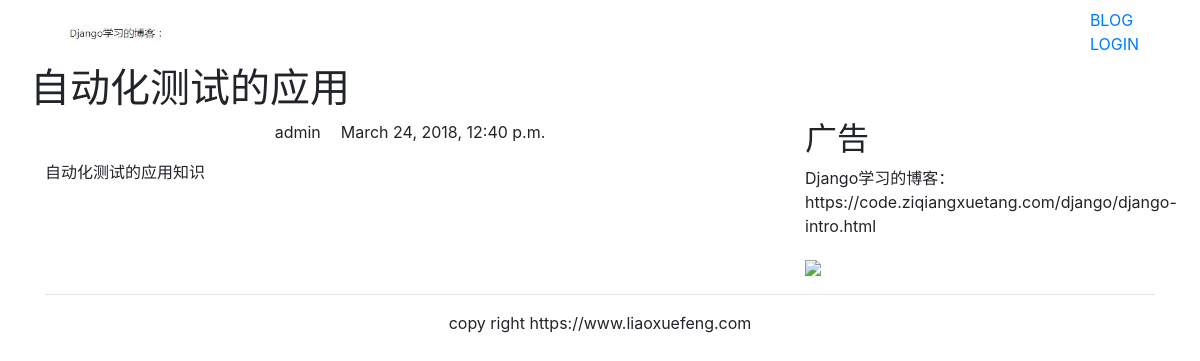
Page /blog/3/ on the earlier database version.
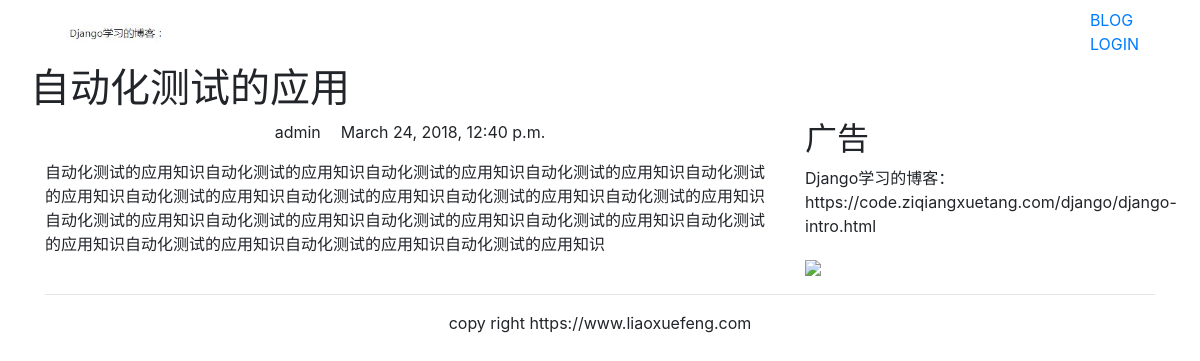
Same page on the later database version.
### blog/models.py (models this page shows, shortened)
class BlogArticles(models.Model):
    title = models.CharField(max_length=300)  # ①
    author = models.ForeignKey(User, related_name="blog_posts", on_delete=models.CASCADE)  # ②
    body = models.TextField()
    publish = models.DateTimeField(default=timezone.now)
    class Meta:  # ③
        ordering = ("-publish",)

### blog/views.py (the view)
# urls.py: url(r'(?P<article_id>\d)/$',views.blog_article,name="blog_detail")
def blog_article(request,article_id):
    article = get_object_or_404(BlogArticles,id=article_id)
    pub = article.publish
    return render(request,"blog/content.html",{"article":article,"publish":pub})

### templates/blog/content.html (shortened to what this page needs)
{% extends "base.html" %}
{% block content %}
<div class="row text-center vertical-middle-sm">
    <h1>{{ article.title }}</h1>
</div>
<div class="row">
    <div class="col-xs-12 col-md-8">
        <p class="text-center"><span>{{ article.author.username }}</span><span style="margin-left:20px">{{ publish }}</span></p>
        <div>{{ article.body }}</div>
    </div>
   <div class="col-xs-6 col-md-4">
       <h2>广告</h2>
       <p>Django学习的博客：https://code.ziqiangxuetang.com/django/django-intro.html</p>
        <img width="200px" src="http://www.mrwallpaper.com/wallpapers/Fluffy-Cat.jpg">
    </div>
   </div>
{% endblock %}

### templates/base.html (shortened to what this page needs)
{% load staticfiles %}
<!DOCTYPE html>
<html lang="zh-cn">
    <head>
    <link rel="stylesheet" href="{% static 'css/bootstrap.css' %}">
    </head>
    <body>
       {% include "header.html" %}
       <div class="container">
         {% block content %}{% endblock %}
       </div>
       {% include "footer.html" %}
    </body>
</html>

### templates/header.html
{% load staticfiles %}
<div class="container">
    <nav class="navbar navbar-default" role="navigation">
        <div class="navbar-header">
            <a class="navbar-brand" href="https://www.liaoxuefeng.com"><img src="{% static '/images/logo.jpg' %}" width="100px"></a>
        </div>
        <div>
            <ul class="nav navbar-nav" role="navigation">
                <li class="active"><a href="{% url 'blog:blog_title' %}">BLOG</a></li>
            </ul>
            <ul class="nav navbar-nav navbar-right">
                <li><a href="{% url 'account:user_login' %}">LOGIN</a></li>
            </ul>
        </div>
    </nav>
</div>

### templates/footer.html
<div class="container">
    <hr>
    <p class="text-center">copy right https://www.liaoxuefeng.com</p>
</div>

Differences in the rows shown:
changed BlogArticles "自动化测试的应用": body "自动化测试的应用知识" → "自动化测试的应用知识自动化测试的应用知识自动化测试的应用知识自动化测试的应用知识自动化测试的应用知识自动化测试的应用知识自动化测试的应用知识自动化测试的应用知识自动化测试的应用知识自动化测试的应用知识自动化测试的应用知识自动化测试的应用知识自动化测试的应用知识自动化测试的应用知识自动化测试的应用知识自动化测试的应用知识自动化测试的应用知识"
